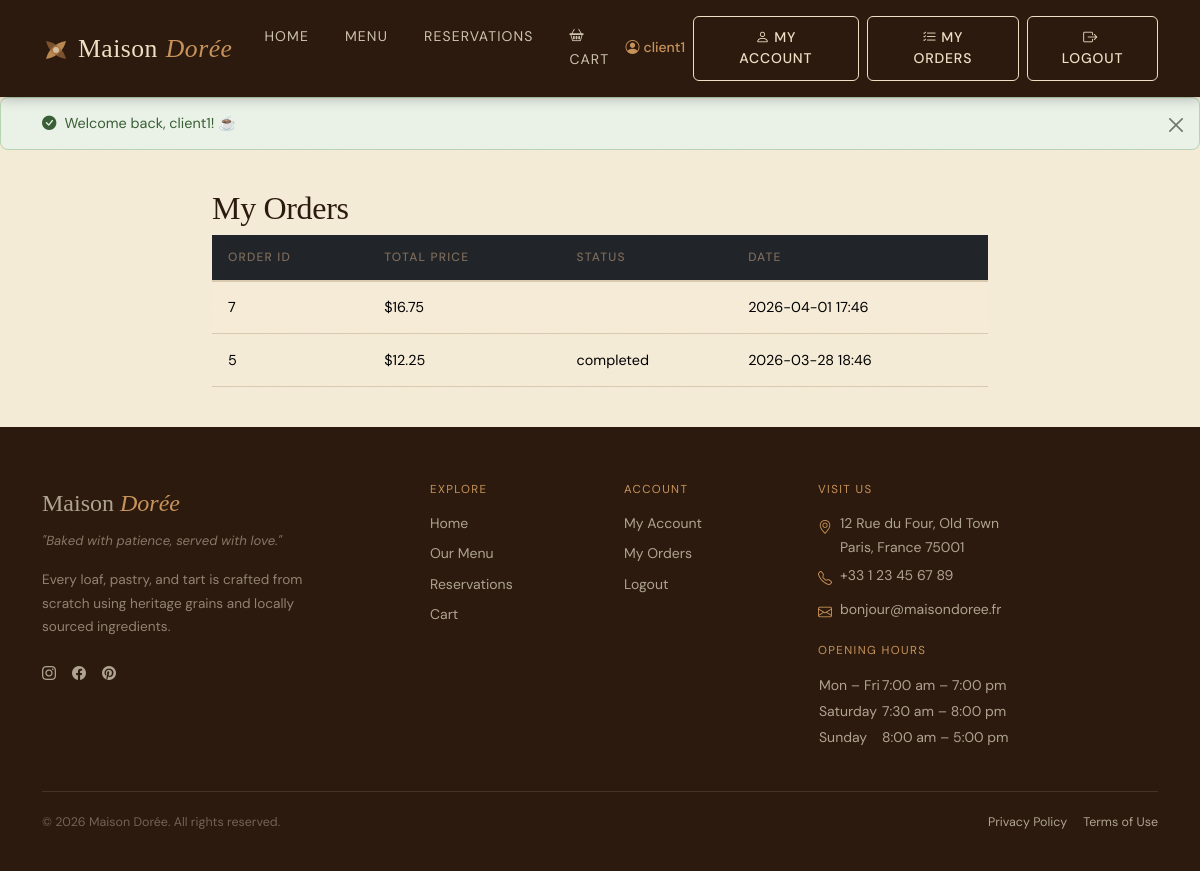
Screenshot of /my_orders.php (signed in) with the database file from the repository.
### tables this page shows
CREATE TABLE `orders` (
  `id` int(11) NOT NULL,
  `user_id` int(11) DEFAULT NULL,
  `total_price` decimal(10,2) NOT NULL,
  `status` enum('pending','completed','cancelled') DEFAULT 'pending',
  `created_at` timestamp NOT NULL DEFAULT current_timestamp()
);

### db_connect.php (called while the page is built, shortened)
<?php
function db(): PDO {
    static $pdo = null;
    $dsn = sprintf('mysql:host=%s;port=%s;dbname=%s;charset=%s', DB_HOST, DB_PORT, DB_NAME, DB_CHARSET);
    $options = [
        PDO::ATTR_ERRMODE            => PDO::ERRMODE_EXCEPTION,
        PDO::ATTR_DEFAULT_FETCH_MODE => PDO::FETCH_ASSOC,
        PDO::ATTR_EMULATE_PREPARES   => false,
    ];
    try {
        $pdo = new PDO($dsn, DB_USER, DB_PASS, $options);
    } catch (PDOException $e) {
        error_log($e->getMessage());
        exit('Connection failed.');
    }
    return $pdo;
}
?>

### my_orders.php (the view, shortened to what this page needs)
<?php
require_once 'db_connect.php';
$user_id = $_SESSION['user_id'];
$stmt = db()->prepare('SELECT id, total_price, status, created_at FROM orders WHERE user_id = ? ORDER BY created_at DESC');
$stmt->execute([$user_id]);
$orders = $stmt->fetchAll(PDO::FETCH_ASSOC);
?>
<!DOCTYPE html>
<html lang="en">
<head>
    <link rel="stylesheet" href="style.css">
    <link rel="stylesheet" href="auth_styles.php">
</head>
<body>
    <?php include 'header.php'; ?>
    <div class="container" style="max-width: 800px; margin: 40px auto;">
        <h2>My Orders</h2>
        <?php if (empty($orders)): ?>
            <p>You have no orders yet.</p>
        <?php else: ?>
            <table class="table table-striped">
                <thead class="table-dark">
                    <tr>
                        <th>Order ID</th>
                        <th>Total Price</th>
                        <th>Status</th>
                        <th>Date</th>
                    </tr>
                </thead>
                <tbody>
                    <?php foreach ($orders as $order): ?>
                        <tr>
                            <td><?php echo htmlspecialchars($order['id']); ?></td>
                            <td>$<?php echo htmlspecialchars(number_format($order['total_price'], 2)); ?></td>
                            <td><?php echo htmlspecialchars($order['status']); ?></td>
                            <td><?php echo htmlspecialchars(date('Y-m-d H:i', strtotime($order['created_at']))); ?></td>
                        </tr>
                    <?php endforeach; ?>
                </tbody>
            </table>
        <?php endif; ?>
    </div>
    <?php include 'footer.php'; ?>
</body>
</html>

### style.css (style rules this page uses)
:root { --cafe-espresso: #2C1A0E; --cafe-coffee: #5C3317; --cafe-latte: #9C6B3C; --cafe-caramel: #C8935A; --cafe-cream: #F5ECD7; --cafe-parchment: #EDE0C4; --cafe-milk: #FAF6EF; --cafe-rose: #C2796A; --cafe-rose-light: #EBD5D0; --cafe-charcoal: #3A2E27; --cafe-muted: #7D6B5A; --cafe-border: #D9C9AE; --cafe-white: #FFFFFF; --bs-body-bg: var(--cafe-cream); --bs-body-color: var(--cafe-charcoal); --bs-body-font-family: 'DM Sans', sans-serif; --bs-body-font-size: 1rem; --bs-body-line-height: 1.7; --bs-border-color: var(--cafe-border); --bs-border-radius: 0.5rem; --bs-border-radius-lg: 0.75rem; --bs-border-radius-xl: 1.25rem; --bs-primary: var(--cafe-coffee); --bs-primary-rgb: 92, 51, 23; --bs-secondary: var(--cafe-latte); --bs-secondary-rgb: 156, 107, 60; --bs-success: #5C7A55; --bs-danger: var(--cafe-rose); --bs-warning: var(--cafe-caramel); --bs-light: var(--cafe-milk); --bs-dark: var(--cafe-espresso); --font-display: 'Cormorant Garamond', Georgia, serif; --font-body: 'DM Sans', system-ui, sans-serif; --shadow-sm: 0 1px 4px rgba(44, 26, 14, 0.10); --shadow-md: 0 4px 16px rgba(44, 26, 14, 0.12); --shadow-lg: 0 12px 40px rgba(44, 26, 14, 0.16); --transition-base: 0.25s ease; --transition-slow: 0.45s cubic-bezier(.4,0,.2,1); }
*, *::before, *::after { box-sizing: border-box; }
html { scroll-behavior: smooth; }
body { background-color: var(--cafe-cream); color: var(--cafe-charcoal); font-family: var(--font-body); font-size: 1rem; line-height: 1.7; }
h1, h2, h3, h4, h5, h6, .display-1, .display-2, .display-3, .display-4, .display-5, .display-6 { font-family: var(--font-display); font-weight: 400; line-height: 1.15; letter-spacing: -0.01em; color: var(--cafe-espresso); }
.table { --bs-table-bg: transparent; --bs-table-striped-bg: rgba(245,236,215,0.45); --bs-table-hover-bg: rgba(200,147,90,0.10); --bs-table-border-color: var(--cafe-border); font-size: 0.9rem; color: var(--cafe-charcoal); }
.table thead th { font-family: var(--font-body); font-size: 0.75rem; font-weight: 500; letter-spacing: 0.1em; text-transform: uppercase; color: var(--cafe-muted); border-bottom: 2px solid var(--cafe-border); padding: 0.75rem 1rem; }
.table tbody td { padding: 0.85rem 1rem; vertical-align: middle; }

### rows the page displays
orders: id "7", total_price "16.75", created_at "2026-04-01 17:46"
orders: id "5", total_price "12.25", status "completed", created_at "2026-03-28 18:46"

### other values shown
$_SESSION['username'] "client1"
$flash['message'] "Welcome back, client1! ☕"
